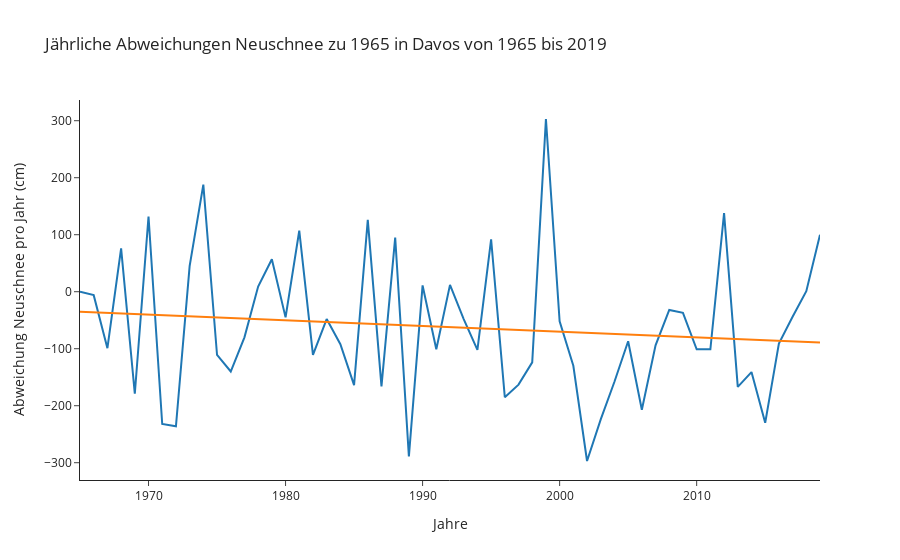

The notebook cell this image was saved under:
### Code cell
def lineplot_davos_snow(data):
    
    data = data['DavosWSL']
    new_val = np.where(data == '...' ,None , data*1)
    data = pd.DataFrame(new_val, index=data.index).dropna().astype('int')
    
    data = data - data.iloc[0]
    data.loc[:,'color'] = np.where(data >= 0, 1, 0)
    data.columns = ['snow', 'color']
    data.index = pd.to_numeric(data.index)
  
    fig = px.scatter(x=data.index, 
                     y=data['snow'], 
                     color=data['color'], 
                     trendline='ols',
                     title='Jährliche Abweichungen Neuschnee zu {} in Davos von {} bis {}'.format(data.index[0], data.index[0], data.index[-1]),
                     labels={'x':'Jahre', 'y':'Abweichung Neuschnee pro Jahr (cm)'},  
                     template='simple_white'  
                     )
    
    fig.update_traces(mode='lines')
    fig.update(layout_coloraxis_showscale=False)
    fig.show()
     
lineplot_davos_snow(swiss_snow)

### Figure 1 — Plotly figure (JSON) as saved in the notebook; plotly's stock layout.template omitted (floating-point values rounded to 4 significant figures)
{"data": [{"hovertemplate": "Jahre=%{x}<br>Abweichung Neuschnee pro Jahr (cm)=%{y}<br>color=%{marker.color}<extra></extra>", "legendgroup": "", "marker": {"color": [1, 0, 0, 1, 0, 1, 0, 0, 1, 1, 0, 0, 0, 1, 1, 0, 1, 0, 0, 0, 0, 1, 0, 1, 0, 1, 0, 1, 0, 0, 1, 0, 0, 0, 1, 0, 0, 0, 0, 0, 0, 0, 0, 0, 0, 0, 0, 1, 0, 0, 0, 0, 0, 1, 1], "coloraxis": "coloraxis", "symbol": "circle"}, "mode": "lines", "name": "", "showlegend": false, "type": "scatter", "x": [1965, 1966, 1967, 1968, 1969, 1970, 1971, 1972, 1973, 1974, 1975, 1976, 1977, 1978, 1979, 1980, 1981, 1982, 1983, 1984, 1985, 1986, 1987, 1988, 1989, 1990, 1991, 1992, 1993, 1994, 1995, 1996, 1997, 1998, 1999, 2000, 2001, 2002, 2003, 2004, 2005, 2006, 2007, 2008, 2009, 2010, 2011, 2012, 2013, 2014, 2015, 2016, 2017, 2018, 2019], "xaxis": "x", "y": [0, -6, -99, 76, -179, 132, -232, -236, 45, 188, -111, -140, -80, 9, 57, -45, 107, -111, -48, -92, -164, 126, -166, 95, -289, 11, -101, 12, -48, -102, 92, -185, -163, -124, 303, -52, -130, -297, -224, -158, -87, -207, -94, -32, -37, -101, -101, 138, -167, -141, -230, -91, -44, 1, 100], "yaxis": "y"}, {"hovertemplate": "<b>OLS trendline</b><br>y = -0.997258 * x + 1924.32<br>R<sup>2</sup>=0.016318<br><br>Jahre=%{x}<br>Abweichung Neuschnee pro Jahr (cm)=%{y} <b>(trend)</b><extra></extra>", "legendgroup": "", "marker": {"symbol": "circle"}, "mode": "lines", "name": "", "showlegend": false, "type": "scatter", "x": [1965, 1966, 1967, 1968, 1969, 1970, 1971, 1972, 1973, 1974, 1975, 1976, 1977, 1978, 1979, 1980, 1981, 1982, 1983, 1984, 1985, 1986, 1987, 1988, 1989, 1990, 1991, 1992, 1993, 1994, 1995, 1996, 1997, 1998, 1999, 2000, 2001, 2002, 2003, 2004, 2005, 2006, 2007, 2008, 2009, 2010, 2011, 2012, 2013, 2014, 2015, 2016, 2017, 2018, 2019], "xaxis": "x", "y": [-35.29, -36.29, -37.29, -38.28, -39.28, -40.28, -41.28, -42.27, -43.27, -44.27, -45.26, -46.26, -47.26, -48.26, -49.25, -50.25, -51.25, -52.25, -53.24, -54.24, -55.24, -56.23, -57.23, -58.23, -59.23, -60.22, -61.22, -62.22, -63.22, -64.21, -65.21, -66.21, -67.2, -68.2, -69.2, -70.2, -71.19, -72.19, -73.19, -74.19, -75.18, -76.18, -77.18, -78.17, -79.17, -80.17, -81.17, -82.16, -83.16, -84.16, -85.16, -86.15, -87.15, -88.15, -89.14], "yaxis": "y"}], "layout": {"coloraxis": {"colorbar": {"title": {"text": "color"}}, "colorscale": [[0, "#440154"], [0.1111, "#482878"], [0.2222, "#3e4989"], [0.3333, "#31688e"], [0.4444, "#26828e"], [0.5556, "#1f9e89"], [0.6667, "#35b779"], [0.7778, "#6ece58"], [0.8889, "#b5de2b"], [1, "#fde725"]], "showscale": false}, "legend": {"tracegroupgap": 0}, "title": {"text": "Jährliche Abweichungen Neuschnee zu 1965 in Davos von 1965 bis 2019"}, "xaxis": {"anchor": "y", "domain": [0, 1], "title": {"text": "Jahre"}}, "yaxis": {"anchor": "x", "domain": [0, 1], "title": {"text": "Abweichung Neuschnee pro Jahr (cm)"}}}}
